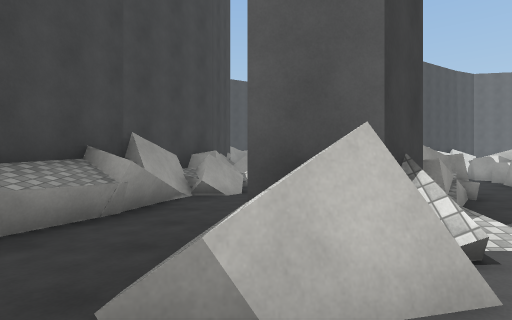
[1] (above)

24 first-person views from a walk through a 3-D level made in the Unity game engine. The camera is 1.5 m above the floor, looks level and sees 80° across. The floor is counted in squares, 2 m on a side. Each view is taken from the middle of a square. On the plan, view 1 faces up. The plan holds only what a view shows up to about 10 squares ahead; the rest is blank. The place goes on beyond the plan. The player is left out. Some animated figures are left out. Surface patterns are stand-ins for the level's own textures.

[2]
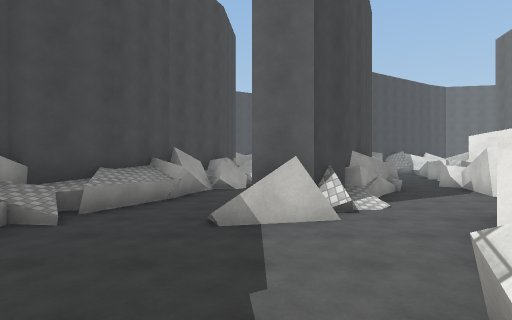

[3]
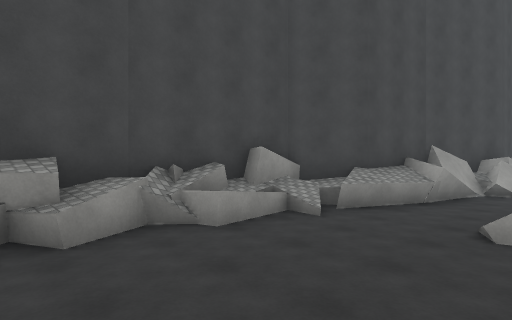

[4]
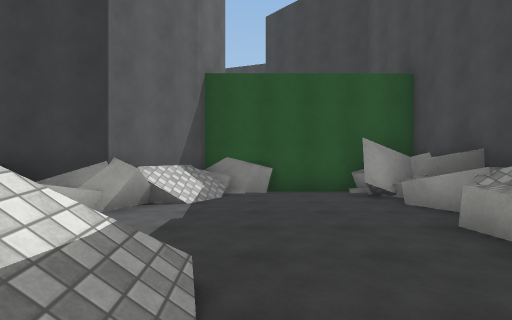

[5]
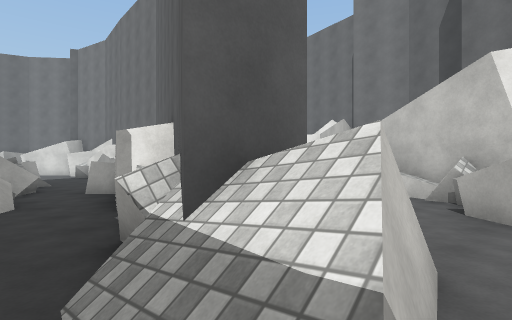

[6]
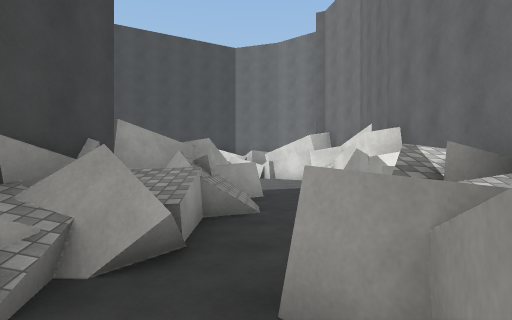

[7]
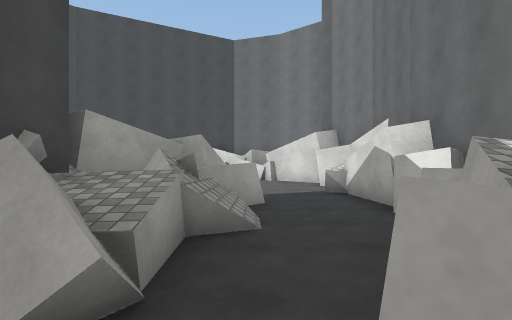

[8]
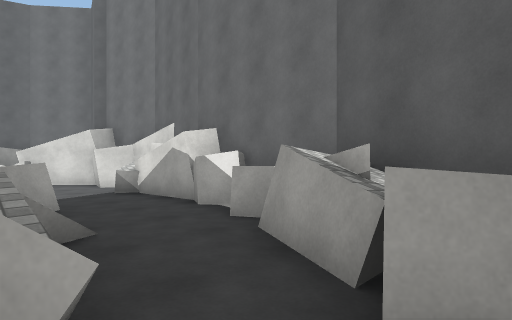

[9]
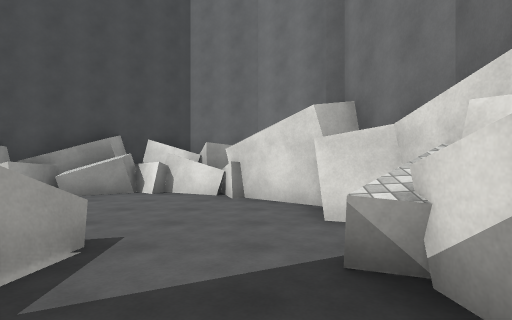

[10]
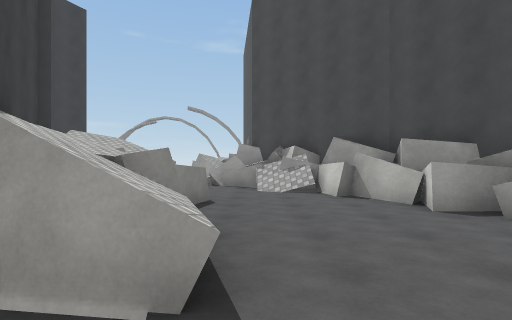

[11]
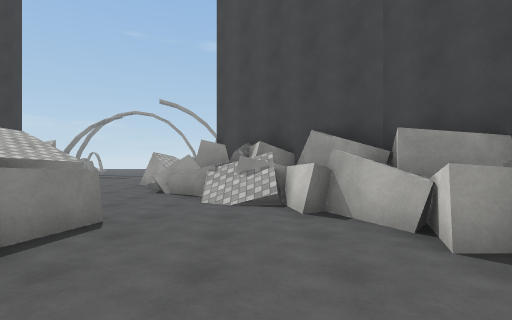

[12]
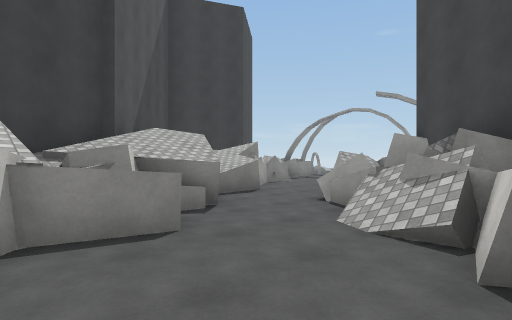

[13]
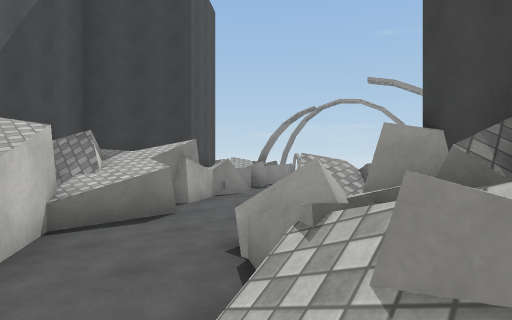

[14]
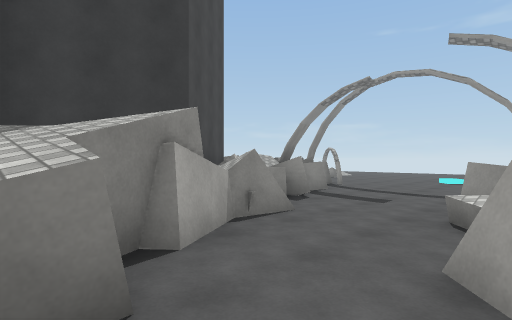

[15]
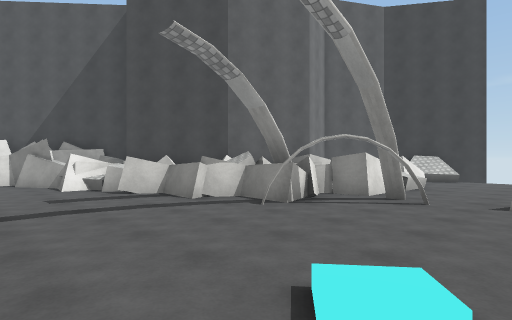

[16]
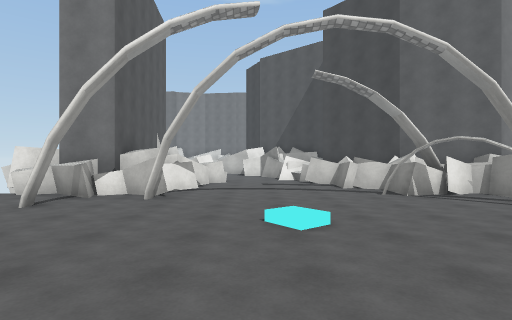

[17]
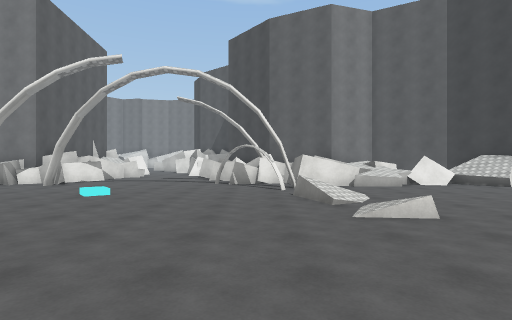

[18]
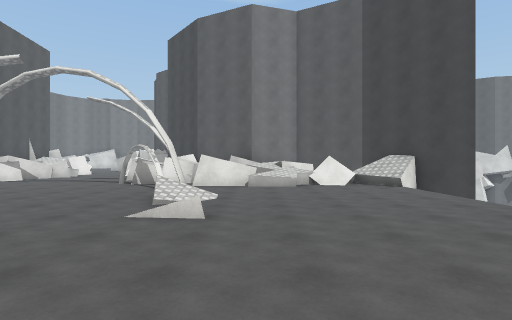

[19]
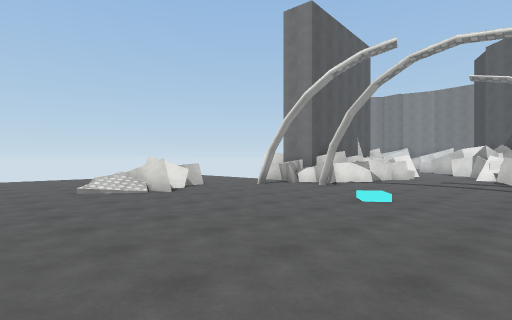

[20]
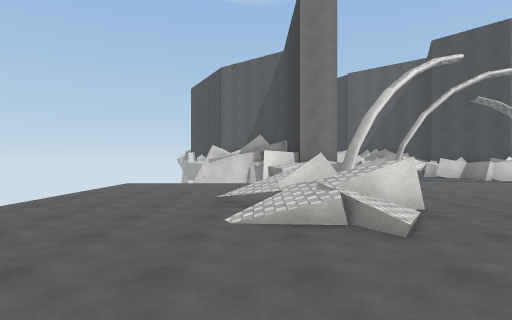

[21]
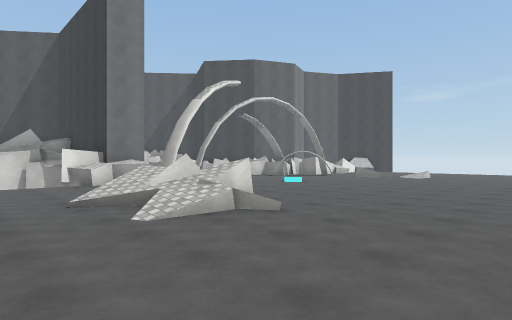

[22]
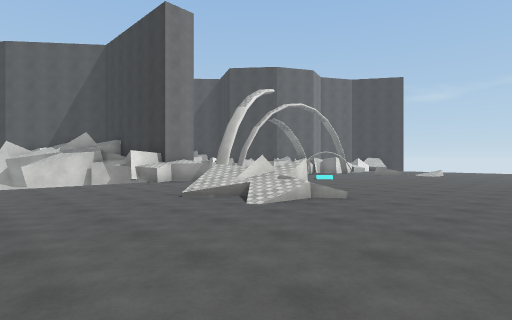

[23]
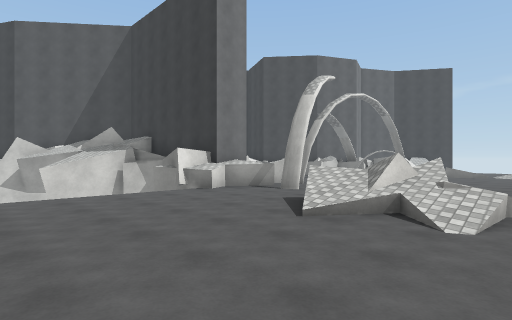

[24]
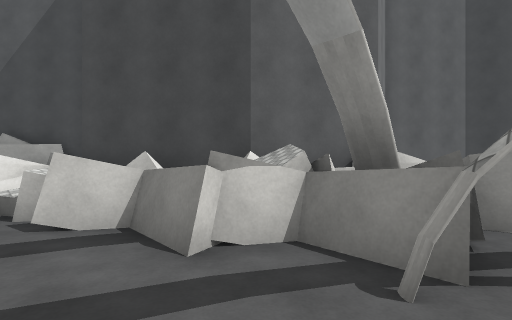

### Floor plan
Key: @ floor where view 1 was taken; # wall or solid block; . floor; / step, stairs or slope; = window, fence, low wall or low ledge; ^ raised ledge; v drop or lower ground; O other object.
Columns run from 25 left of view 1 to 8 right of it. Each row starts with its distance up from view 1.
 22 . ........
 21  .........           ######
 20 ..........           ##^##^
 19 ..........        ####^....##
 18 ....//=...##     ##^^/......#
 17 ...==O#...^##    #^=/.......##
 16 ....##..#.####  ##==.........#
 15 .........#^^## ##/O..#^#^#..^
 14  ........#.^#==.#/..#^^###..#
 13  ...................##^####.##
 12  ......O..........^## ###=...#
 11  ..............#####    #^..^#
 10  ............^^^  #     #O..##   ^
  9  .........=^^OO^^^#     ^O.^#   .#
  8 ..........^^OO#        ##..^#  .^
  7  .....=.#.^^v##        #O..# ^..^
  6  ...///..^ v##        ##..###^..#
  5 .........^v #         #^..^#^..##
  4  ......../= #         #^..##/..^
  3   .......OO #        #^..##/...#
  2    .......O##       ^^=../#..^^#
  1     .....=##        #^.......#
  0         ###         #^...@..##
 -1                     #^.....^
 -2                     #^....###
 -3                     ##.../#
 -4                     ##..^##
 -5                      ###

Where each view was taken, in squares from view 1:
view 1: 0 up, 0 right, facing up
view 2: 3 down, 0 right, facing up
view 3: 3 down, 0 right, facing up-left
view 4: 3 up, 1 left, facing down
view 5: 1 up, 1 left, facing up-right
view 6: 7 up, 1 right, facing up
view 7: 8 up, 1 right, facing up
view 8: 8 up, 0 right, facing up-right
view 9: 13 up, 2 right, facing up
view 10: 16 up, 2 right, facing left
view 11: 17 up, 0 right, facing left
view 12: 18 up, 2 left, facing down-left
view 13: 17 up, 5 left, facing down-left
view 14: 14 up, 7 left, facing down-left
view 15: 13 up, 19 left, facing down-right
view 16: 12 up, 22 left, facing right
view 17: 8 up, 25 left, facing right
view 18: 5 up, 25 left, facing right
view 19: 9 up, 24 left, facing up-right
view 20: 18 up, 25 left, facing right
view 21: 20 up, 25 left, facing down-right
view 22: 22 up, 25 left, facing down-right
view 23: 22 up, 22 left, facing down-right
view 24: 11 up, 16 left, facing down-right
